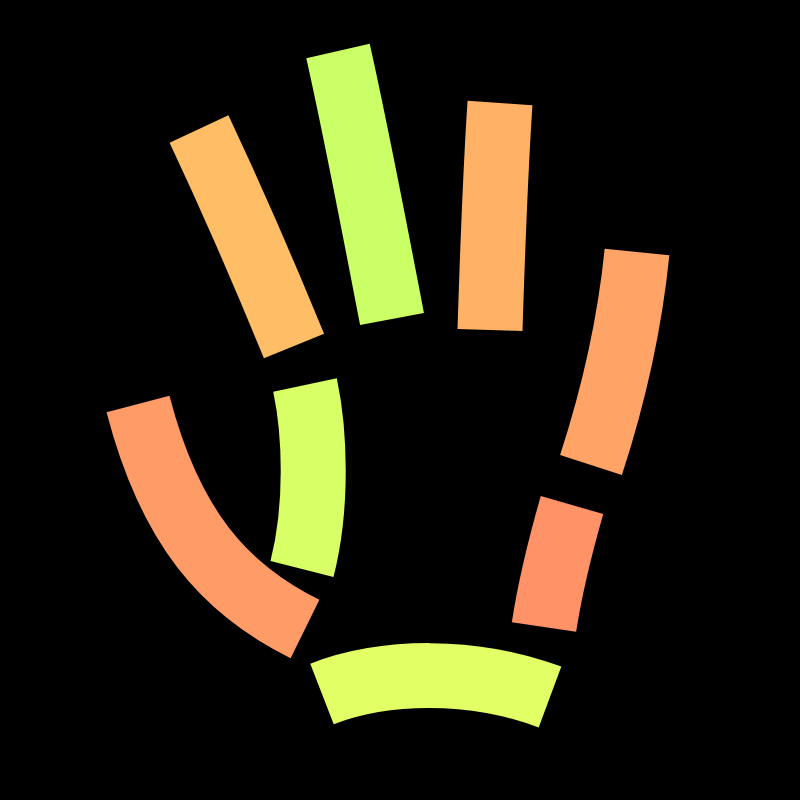
Frame 1 (no input)
Frame 60 (no input): identical to frame 1, image omitted
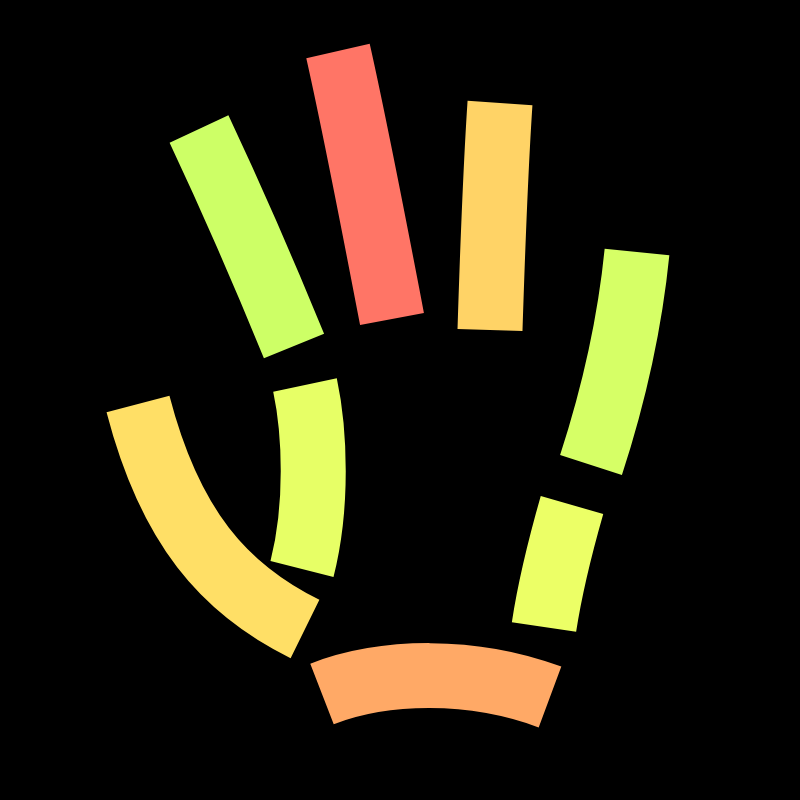
Frame 120 (the mouse pressed at the canvas centre since frame 60)

The p5.js sketch that drew these frames (run headless with seeded random() and noise() and a simulated clock; from frame 60 on, the mouse is pressed at the canvas centre):

// p5.js sketch
// ── sketch.js
/*  
 *  Day 4: Next Next Fidenza
 *  by @ktorn
 *  for #genuary2022
 *
 *  It 'cheats' by using a fixed set of lines,
 *  but whose points/lines were hand-drawn (pun not intended)
 *  with the help of this sketch.
 *
 *  The overall shape here matters (to me).
 */

let cvn;
let hue = 200;
let points;
let strokeT = 65;
let lineColours;

function setup() {  
  cvn = createCanvas(800, 800);
  colorMode(HSB);
  background(0);
  noStroke();
  strokeCap(SQUARE);
  
  points = [];
  lineColours = [];
  
  prePop();
}


function draw() {  
  background(0);
  
  translate(30, 30);  // couldn't even draw in the centre of the canvas, duh
  
  // you can't see these, but I could, in the making of this sketch
  // kept here because I may need them again.
  fill(0);
  noStroke();
  for (let i = 0; i < points.length; i++) {
    let p = points[i];
    circle(p.x, p.y, 5);
  }
  
  noFill();
  strokeWeight(strokeT);
  colorCount = 0;
  if(points.length > 3) {
    
    // weird loop works surprisingly well
    for(let s = 4; s <= points.length; s += 4) {
      p1 = points[s-4];
      p2 = points[s-3];
      p3 = points[s-2];
      p4 = points[s-1]
      stroke(lineColours[colorCount++]);
      bezier(p1.x, p1.y, p2.x, p2.y, p3.x, p3.y, p4.x, p4.y);
      
      // in case the sketch allows new lines
      if (colorCount >= lineColours.length) {
        colorCount = 0;
      }
    }
  }
}

// used to dump the points used so far (for generating fixed lines)
function keyPressed() {
  print("[");
  for(let i = 0; i < points.length; i++) {
    print("{x: " + points[i].x + ", y: " + points[i].y + "},");
  }
  print("]")
  
}

// the 'cheat'. these were generated my hand-clicking points on the canvas
// and recording them with the help of keyPressed()
function prePop() {
  points = [ 
{x: 292, y: 664}, 
{x: 354, y: 640}, 
{x: 442, y: 638}, 
{x: 520, y: 667}, 
{x: 275, y: 599}, 
{x: 194, y: 559}, 
{x: 140, y: 497}, 
{x: 108, y: 374}, 
{x: 272, y: 539}, 
{x: 288, y: 476}, 
{x: 285, y: 402}, 
{x: 275, y: 355}, 
{x: 264, y: 316}, 
{x: 237, y: 250}, 
{x: 201, y: 167}, 
{x: 169, y: 99}, 
{x: 362, y: 289}, 
{x: 344, y: 195}, 
{x: 324, y: 92}, 
{x: 308, y: 21}, 
{x: 460, y: 300}, 
{x: 463, y: 206}, 
{x: 466, y: 133}, 
{x: 470, y: 73}, 
{x: 607, y: 222}, 
{x: 598, y: 312}, 
{x: 576, y: 389}, 
{x: 561, y: 435}, 
{x: 542, y: 475}, 
{x: 528, y: 524}, 
{x: 519, y: 564}, 
{x: 514, y: 597}
] 
  
  genColours();
}

function genColours() {
  lineColours = [];
  
  for(let s = 4; s <= points.length; s += 4) {
    lineColours.push(color(random(0, 100), 60, 100));
  }
}

function mousePressed() {
  // uncomment to generate new points / lines
  // each new line requires 4 points/clicks
  // points.push({x: mouseX, y: mouseY}); // used for cheat mode
  
  genColours();
}
